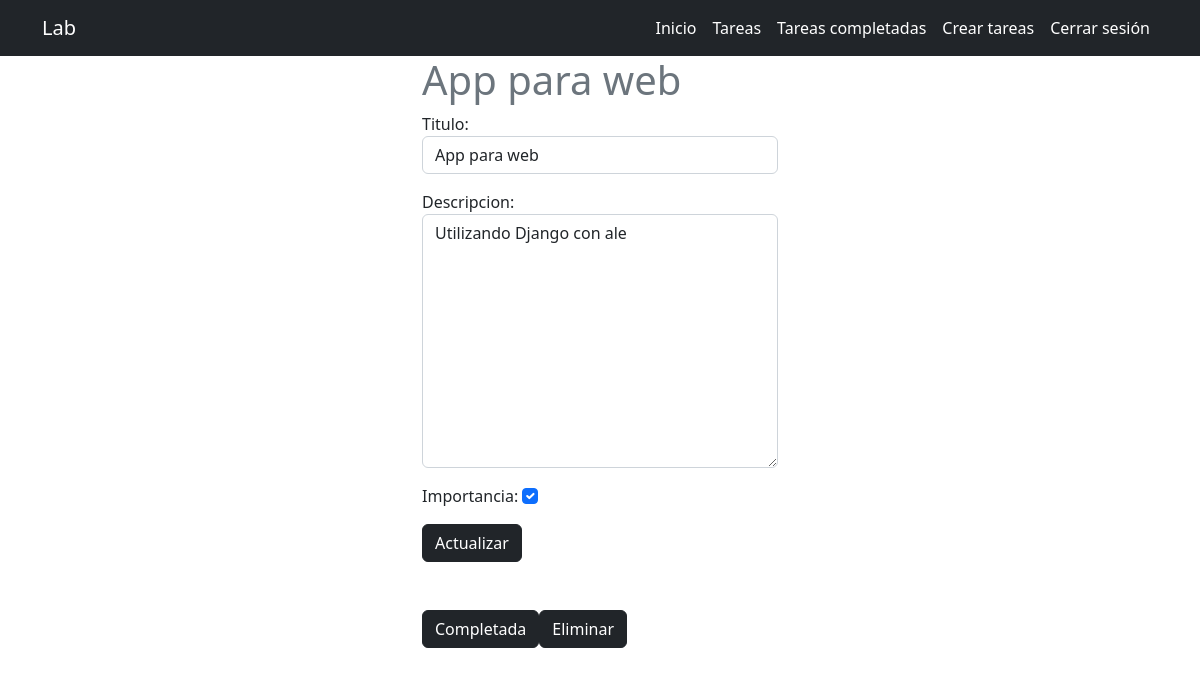
The page /tasks/16/ (signed in) on the database its author committed.
### tasks/models.py (models this page shows, shortened)
class Task(models.Model):
    titulo = models.CharField(max_length=100)
    descripcion= models.TextField(blank=True)
    creacion= models.DateTimeField(auto_now_add=True)
    fechaCompletada= models.DateTimeField(null=True, blank=True)
    importancia= models.BooleanField(default=False)
    user= models.ForeignKey(User, on_delete=models.CASCADE)

### tasks/views.py (the view, shortened to what this page needs)
# urls.py: path('tasks/<int:task_id>/', views.task_detail,name='task_detail'),
@login_required
def task_detail(request, task_id):
    if request.method=='GET':
        task= get_object_or_404(Task, pk=task_id,user=request.user)
        form= TaskForm(instance=task)
        return render(request,'task_detail.html',{'task':task, 'form': form})

### tasks/forms.py
class TaskForm(forms.ModelForm):
    class Meta:
        model= Task
        fields=['titulo', 'descripcion', 'importancia']
        widgets= {
            'titulo': forms.TextInput(attrs={'class':'form-control', 'placeholder':'Escribe el titulo'}),
            'descripcion': forms.Textarea(attrs={'class':'form-control','placeholder':'Escribe la descripcion'}),
            'importancia': forms.CheckboxInput(attrs={'class':'form-check-input text-center'})
        }

### tasks/templates/task_detail.html (shortened to what this page needs)
{% extends 'base.html' %} {% block content %}
<main class="container">
  <div class="row">
    <div class="col-md-4 offset-md-4">
      <h1 class="text-secondary">{{task.titulo}}</h1>
      <form method="POST">
        {% csrf_token %} {{form.as_p}}
        <button class="btn btn-dark">Actualizar</button>
      </form>
      <div class= "mt-5 d-flex">
          <form action="{% url 'complete_task' task.id %}" method="POST">
            <button class="btn btn-dark">Completada</button>
          </form>
          <form action="{% url 'delete_task' task.id %}" method="POST">
            <button class="btn btn-dark">Eliminar</button>
          </form>
      </div>
    </div>
  </div>
</main>
{% endblock %}

### rows shown on the page
Task: titulo "App para web", descripcion "Utilizando Django con ale", importancia "☑"
